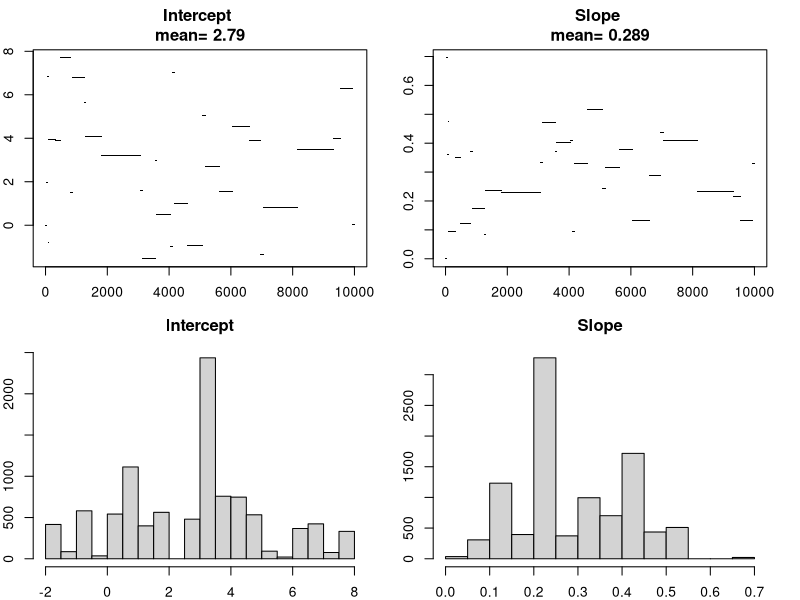
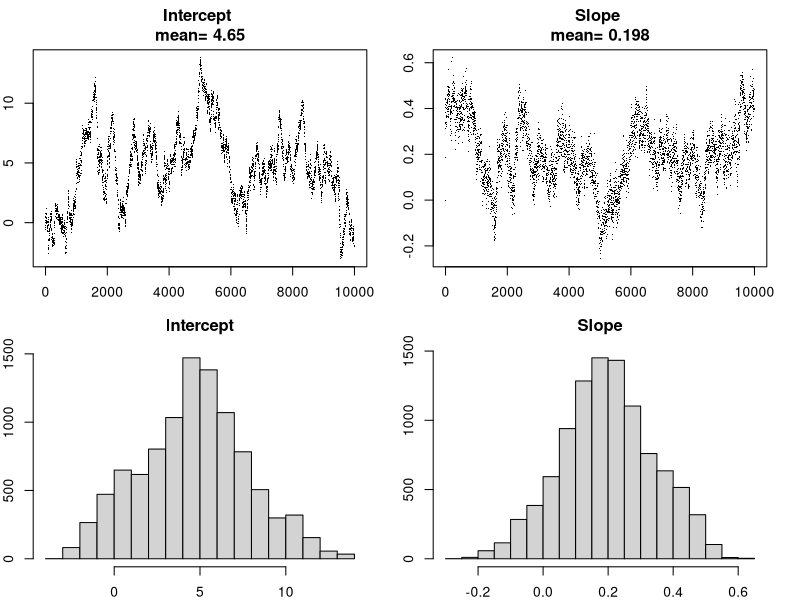
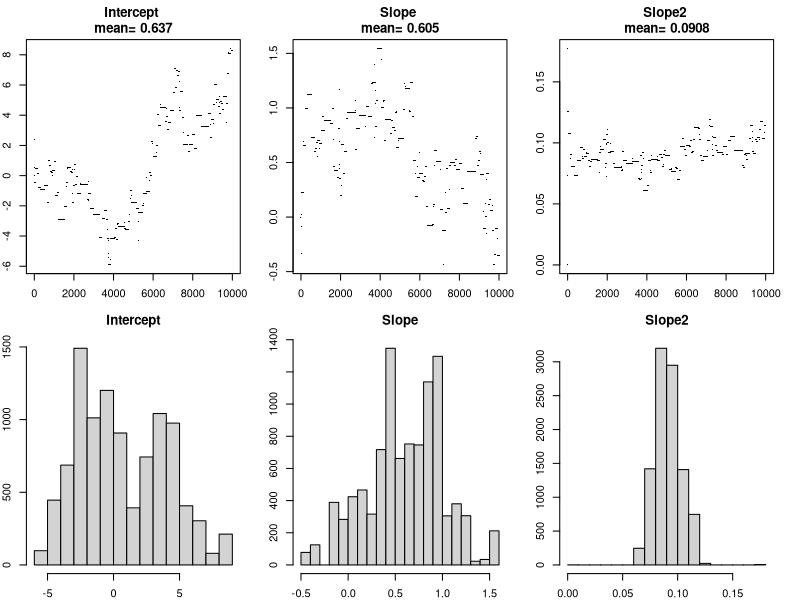
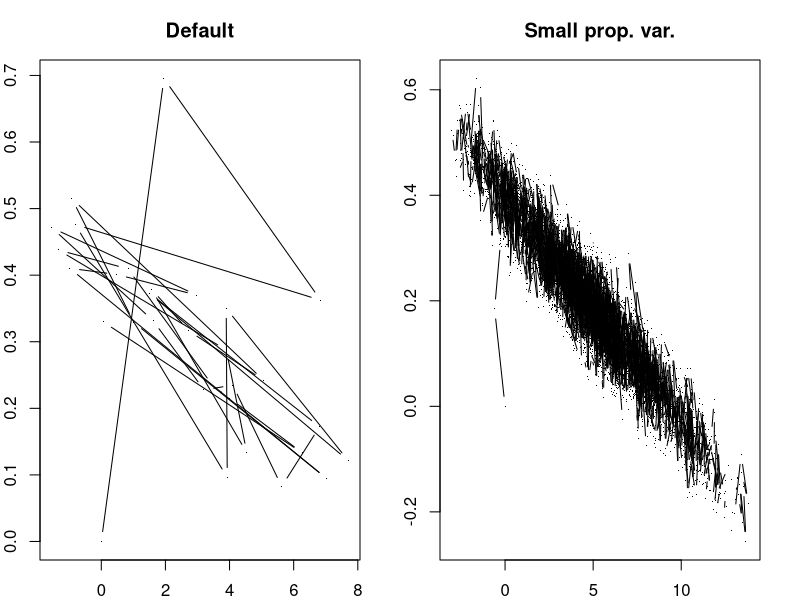
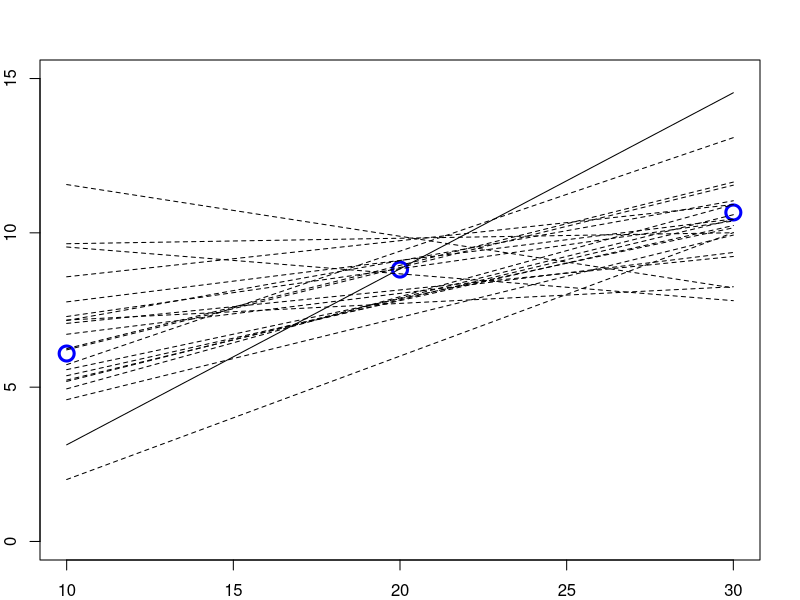
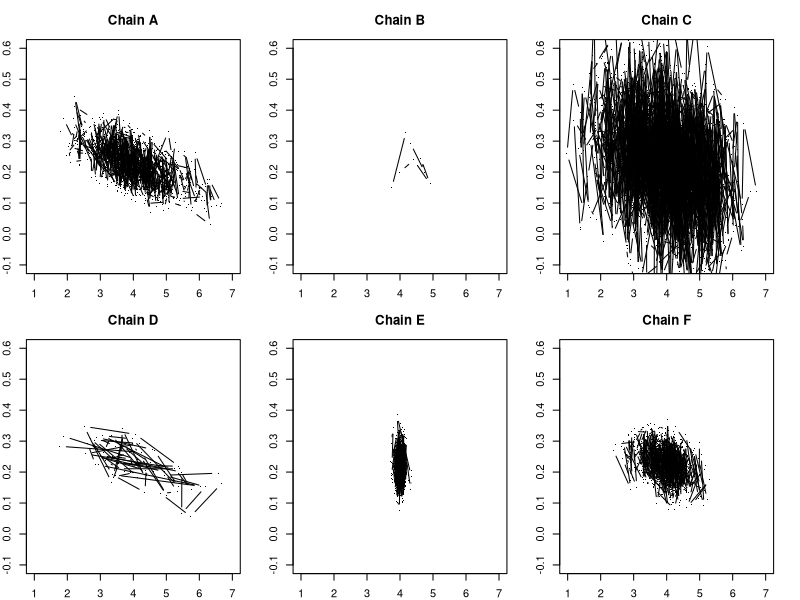

Reproduce these figures in R, in order.
## M. van Oijen (2024). Bayesian Compendium, 2nd edition.
## Chapter 7. Sampling from the Posterior Distribution by MCMC

  library(mvtnorm)

  dnorm( 38:40, m=0, sd=1 ) ; dnorm( 38:40, m=0, sd=1, log=T)

  z <- rep( 3, 200 ) ; prod( dnorm(z) ) ; sum ( dnorm(z,log=T) )

  x  <- c(10,20,30) ; y  <- c(6.09,8.81,10.66)
  ny <- length(y)   ; Sy <- diag(3,ny)

  f  <- function( x, b ) { cbind(1,x)%*%b }
  mb <- c(0,0) ; nb <- length(mb) ; Sb <- diag(1e4,nb)
  logPrior <- function( b, mb.=mb, Sb.=Sb )
    { dmvnorm( b, mb., Sb., log=T ) }
  logLik   <- function( b, y.=y, Sy.=Sy, x.=x, f.=f ) {
    dmvnorm( y., mean=f.(x, b), sigma=Sy., log=T ) }
  logPost <- function( b, mb.=mb, Sb.=Sb, y.=y, Sy.=Sy, x.=x, f.=f ) {
    logPrior(b, mb., Sb.) + logLik(b, y., Sy., x., f.) }

  MetropolisLogPost <- function( f.=f, logp=logPost, b0=mb,
                                 SProp=Sb/100, ni=1e4, ... ) {
    bChain <- matrix( NA, nrow=ni, ncol=length(b0) ) ; bChain[1,] <- b0
    for( i in 2:ni ) {
       b1  <- bChain[i-1,] + as.numeric( rmvnorm(1,sigma=SProp) )
       if( log(runif(1)) < logp(b1,f.=f.,...) - logp(b0,f.=f.,...) )
            bChain[i,] <- b0 <- b1
       else bChain[i,] <- b0 }
    return(bChain) }

  bChain1 <- MetropolisLogPost( f )

# Failed Metropolis sampling of the straight-line model using the default settings for the proposal distribution.
  par( mfrow=c(2,nb), mar=c(2,2,3,2) )
  pNames <- c( "Intercept", "Slope" ) ; pMeans <- colMeans(bChain1)
  for(i in 1:nb){ plot( bChain1[,i], xlab="", ylab="", pch=".",
                        main=paste(pNames[i],"\nmean=",signif(pMeans[i],3) ) ) }
  for(i in 1:nb){ hist( bChain1[,i], xlab="", ylab="", main=pNames[i] ) }

  bChain2  <- MetropolisLogPost( f, SProp=diag(c(0.1,0.01)) )

# Metropolis sampling of the straight-line model with small proposal variances.
  par( mfrow=c(2,nb), mar=c(2,2,3,2) )
  pNames <- c( "Intercept", "Slope" ) ; pMeans <- colMeans(bChain2)
  for(i in 1:nb){ plot( bChain2[,i], xlab="", ylab="", pch=".",
                        main=paste(pNames[i],"\nmean=",signif(pMeans[i],3) ) ) }
  for(i in 1:nb){ hist( bChain2[,i], xlab="", ylab="", main=pNames[i] ) }

  set.seed(13)

  x       <- c(10,20,30) ; yq <- y + 0.1*x^2
  nyq     <- length(yq)  ; Syq <- diag(30,nyq)
  fq      <- function( x, b ) { cbind(1,x,x^2)%*%b }
  nbq     <- 3 ; mbq <- rep(0,nbq) ; Sbq <- diag(nbq) * 1e4
  bqChain <- MetropolisLogPost( fq, b0=c(0,0,0),
    SProp=diag(c(1,0.1,0.01)), mb.=mbq, Sb.=Sbq, y.=yq )

# Metropolis sampling of the 3-parameter quadratic model.
  par( mfrow=c(2,nbq), mar=c(2,2,3,2) )
  pNames <- c( "Intercept", "Slope", "Slope2" ) ; pMeans <- colMeans(bqChain)
  for(i in 1:nbq){ plot( bqChain[,i], xlab="", ylab="", pch=".",
                        main=paste(pNames[i],"\nmean=",signif(pMeans[i],3) ) ) }
  for(i in 1:nbq){ hist( bqChain[,i], xlab="", ylab="", main=pNames[i] ) }

# Scatter plots for the two MCMCs of the linear model."}
  par(mfrow=c(1,2))
  plot(bChain1, type="b", xlab="b1", ylab="b2", pch=".", main="Default")
  plot(bChain2, type="b", xlab="b1", ylab="b2", pch=".", main="Small prop. var.")

# Twenty predictions from the posterior distribution for the linear model."}
  par( mfrow=c(1,1) )
  plot( x, f(x,bChain2[100,]), type="l", ylim=c(0,15), ylab="y and f(x)" )
  points( cbind(x,y), col='blue', cex=2, lwd=3 )
  isubsample <- round( seq(1e4/2,1e4,length.out=20) )
  for(i in isubsample) { lines( x, f(x,bChain2[i,]), lty="dashed" ) }
  
# EXERCISE 1.
  f2      <- function( x, b ) { cbind(1,x)%*%b }
  mb2     <- c(4,0.2) ; Sb2 <- diag(1,2)
  SProp2  <- diag(0.1,2)
  bChain2 <- MetropolisLogPost( f2, b0=mb2, SProp=SProp2, mb=mb2, Sb=Sb2 )
  
  f3      <- function( x, b ) { cbind(1,x,x)%*%b }
  mb3     <- c(4,0.1,0.1) ; Sb3 <- diag(c(1,1/2,1/2))
  SProp3  <- diag(c(0.1,0.1/2,0.1/2))
  bChain3 <- MetropolisLogPost( f3, b0=mb3, SProp=SProp3, mb=mb3, Sb=Sb3 )

# EXERCISE 3: Try matching panels A-F to MCMCs 1-6 described in the text."}
  mb <- c(4,0.2) ; Sb <- diag(1,2) ; Sy <- diag(3,3) ; SProp <- diag(0.1,2) ; ni <- 5e3
  bChains      <- vector( "list", 6 )
  bChains[[1]] <- MetropolisLogPost( f, Sb=Sb, Sy=Sy, SProp=SProp, ni=ni )
  bChains[[3]] <- MetropolisLogPost( f, Sb=Sb, Sy=Sy*10, SProp=SProp, ni=ni )
  bChains[[5]] <- MetropolisLogPost( f, Sb=Sb/c(100,1), Sy=Sy, SProp=SProp, ni=ni )
  bChains[[6]] <- MetropolisLogPost( f, Sb=Sb/5, Sy=Sy, SProp=SProp, ni=ni )
  bChains[[4]] <- MetropolisLogPost( f, Sb=Sb, Sy=Sy, SProp=SProp*50, ni=ni )
  bChains[[2]] <- MetropolisLogPost( f, Sb=Sb, Sy=Sy, SProp=SProp, ni=ni/100 )
  par( mfrow=c(2,3), mar=c(2,2,3,2) )
  for( im in 1:6 ) { plot( bChains[[im]], type="b", xlab="b1", ylab="b2", pch=".",
    main=paste("Chain",LETTERS[im]), xlim=c(1,7), ylim=c(-0.1,0.6) ) }
